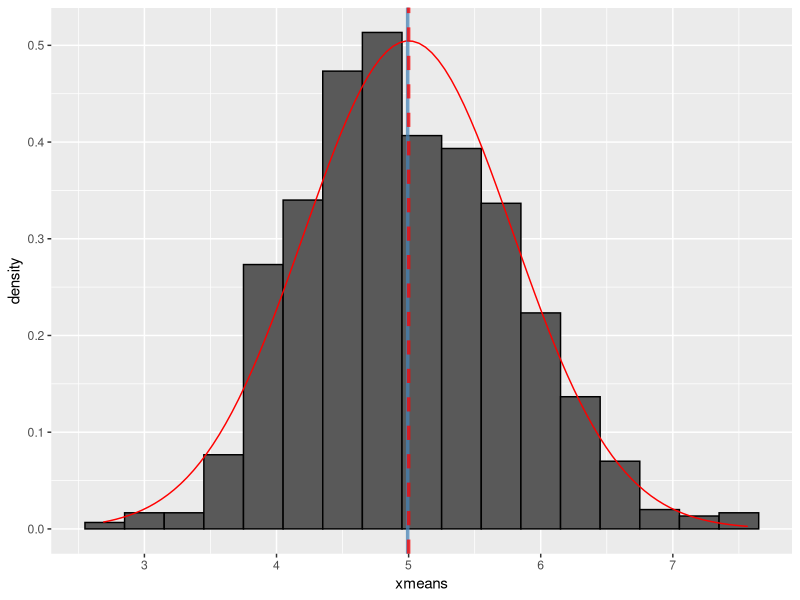
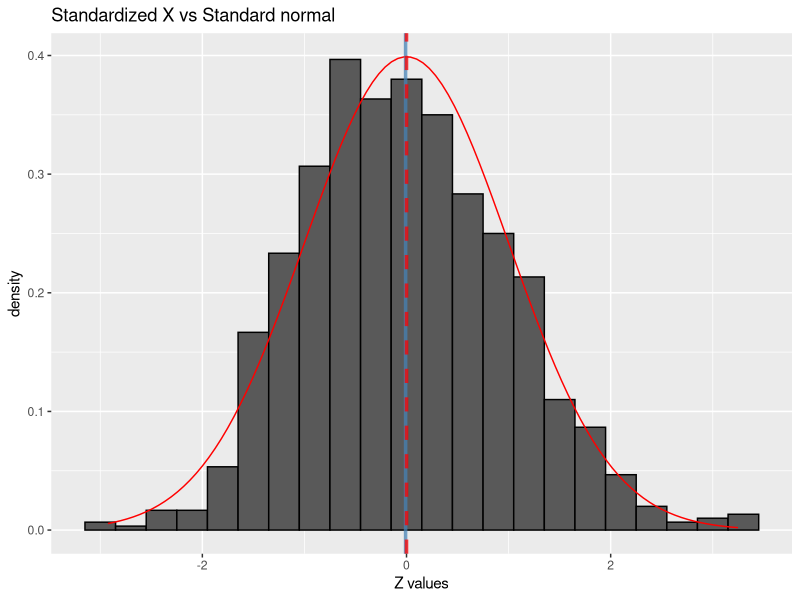

These charts were generated, in order, by the following R code:
## ---- chunk 1
library(ggplot2)
l <- 0.2
theo_mean <- 1/l
theo_sd <- 1/l
theo_var <- 1/l^2
n <- 40
nosim <- 1000
## ---- chunk 2
zConvert <- function(x, n) l * sqrt(n) * (mean(x) - theo_mean) 
data <- matrix(rexp(n*nosim, l), nosim) #40 samples of 1000 iid exponential 
xbar <- data.frame(xmeans = rowMeans(data)) # 1000 xbar (means of 40 observations)
xbar <- cbind(xbar, Zx = sapply(xbar$xmeans, zConvert, n)) #normalization

## ---- chunk 3
g <- ggplot(xbar, aes(x = xmeans)) + geom_histogram(binwidth=.3, colour = "black", aes(y = ..density..)) 
g <- g + stat_function(fun = dnorm, col = "red", args = list(mean = theo_mean, sd = theo_sd/sqrt(n))) +
        geom_vline(xintercept = mean(xbar$xmeans), col = "steelblue",alpha = .75, size = 1.2) +
        geom_vline(xintercept = theo_mean, col = "red",alpha = .75, size = 1.2, linetype = "dashed") 
g
## ---- chunk 4
resume <- data.frame(Variables = c("Mean", "Std. Deviation", "Variance" ),
                     Empirical = c(mean(xbar$xmeans), sd(xbar$xmeans), var(xbar$xmeans)),
                     Theoretical = c(theo_mean, theo_sd/sqrt(n), theo_var/n)) 
resume
## ---- chunk 5
gz <- ggplot(xbar, aes(x = Zx)) + geom_histogram(binwidth=.3, colour = "black", aes(y = ..density..)) + 
        labs(title = "Standardized X vs Standard normal", 
             x = "Z values")

gz <- gz + stat_function(fun = dnorm, col = "red") +
        geom_vline(xintercept = mean(xbar$Zx), col = "steelblue",alpha = .75, size = 1.2) +
        geom_vline(xintercept = 0, col = "red",alpha = .75, size = 1.2, linetype = "dashed") 
gz

